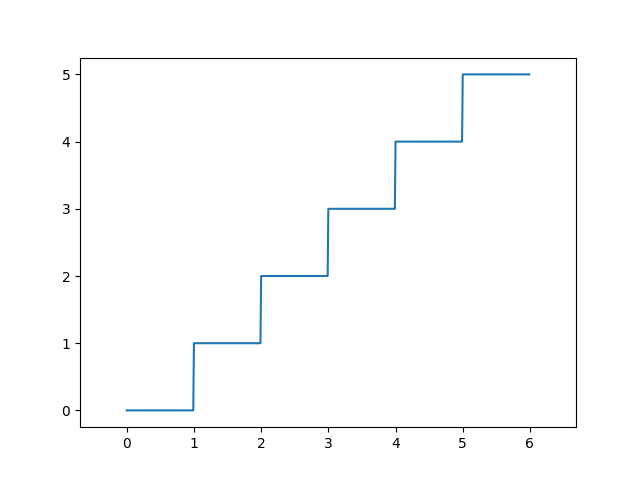

Python code for this plot:
import matplotlib.pyplot as plt
import numpy as np

def lesenka_plotter(N=5):
    x = np.arange(0, N+1, 0.01)
    y = x // 1
    plt.plot(x, y)
    plt.axis('equal')
    plt.savefig('task_3dop.png')
lesenka_plotter(N=5)
